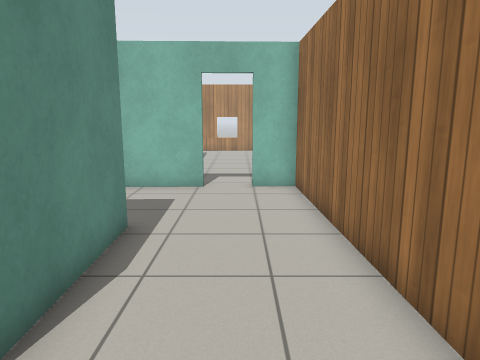
[1] (above)

23 first-person views from a walk through a world built for the Gazebo simulator. The camera is 1.2 m above the floor, tilts 10° down and sees 70° across. The floor is counted in squares, 0.5 m on a side. Each view is taken from the middle of a square. On the plan, view 1 faces up. The plan holds only what a view shows up to about 19 squares ahead; the rest is blank. Simple patterns stand in for the simulator's built-in surfaces.

[2]
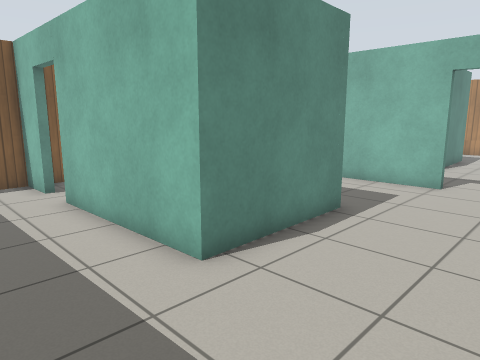

[3]
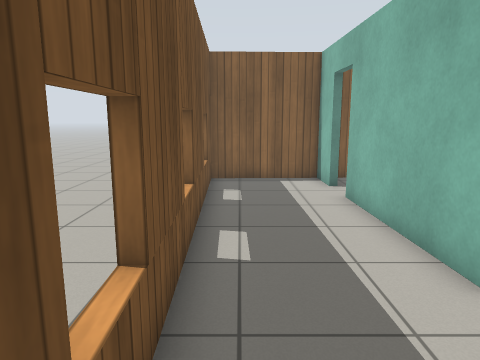

[4]
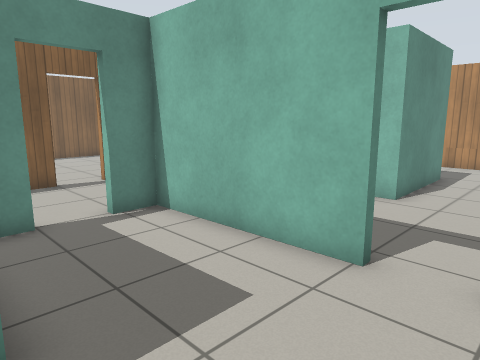

[5]
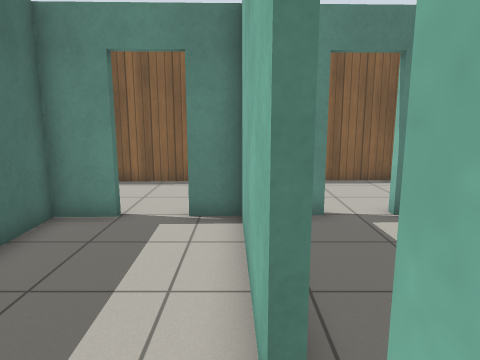

[6]
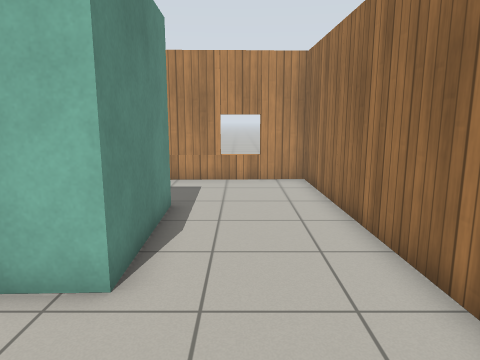

[7]
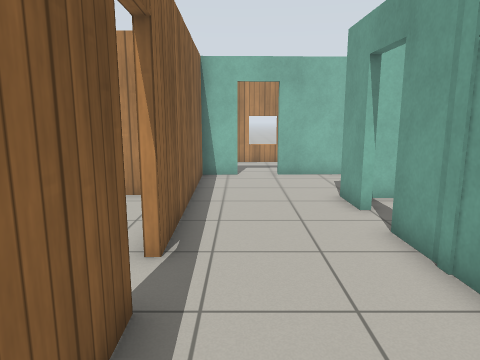

[8]
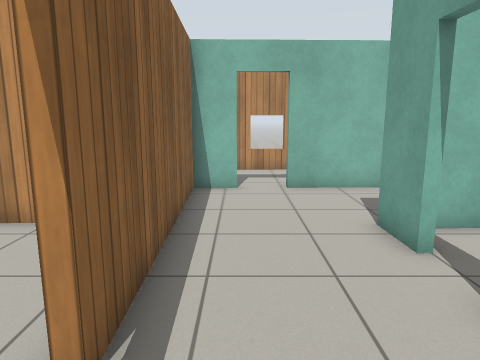

[9]
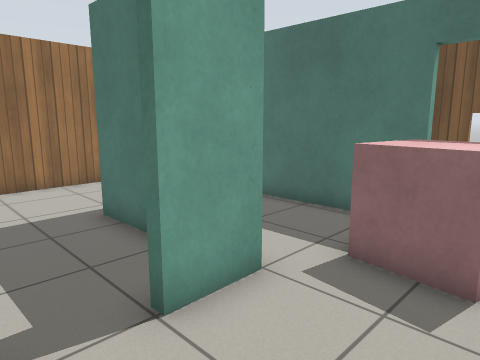

[10]
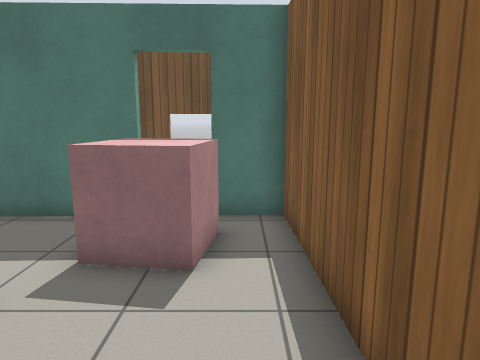

[11]
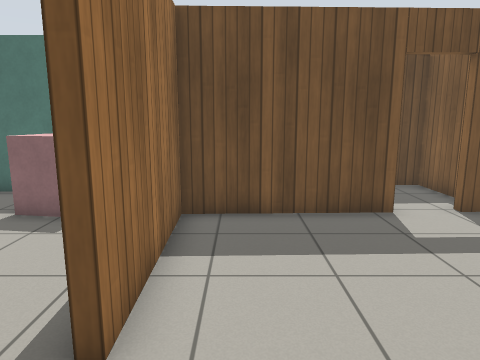

[12]
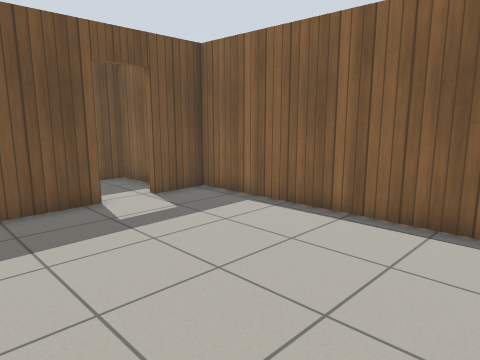

[13]
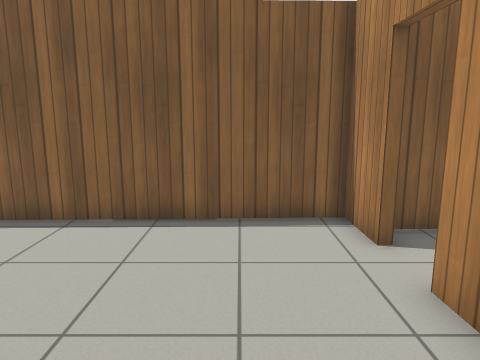

[14]
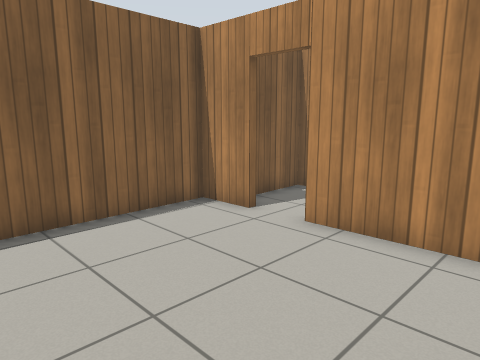

[15]
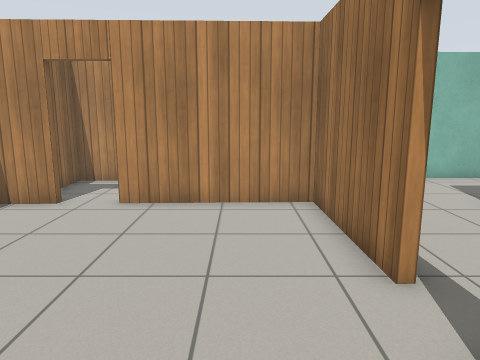

[16]
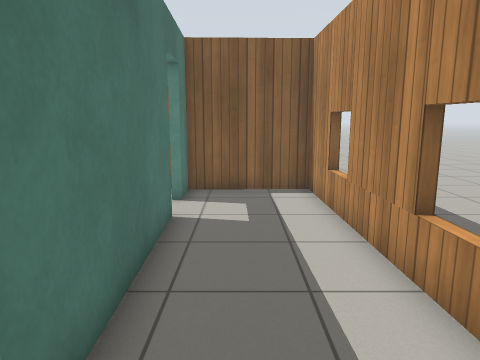

[17]
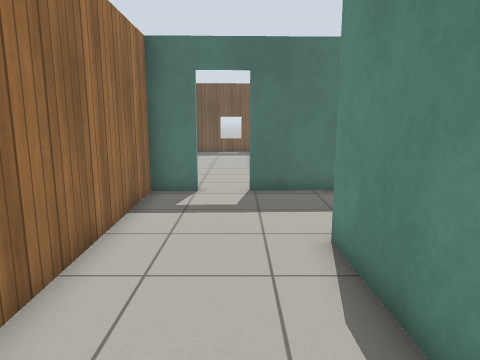

[18]
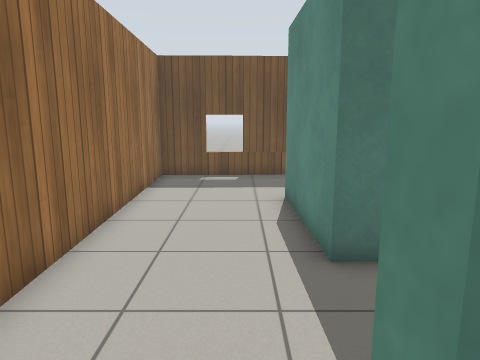

[19]
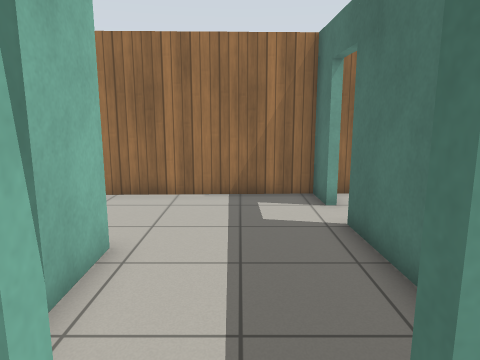

[20]
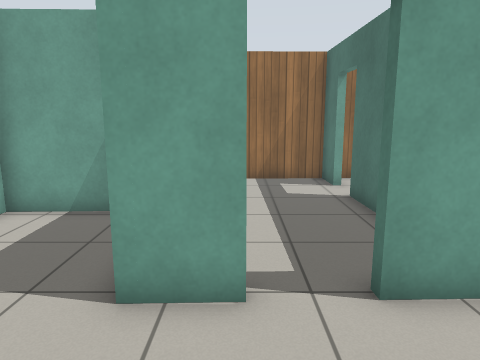

[21]
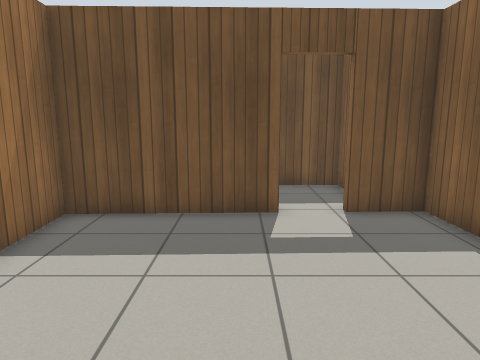

[22]
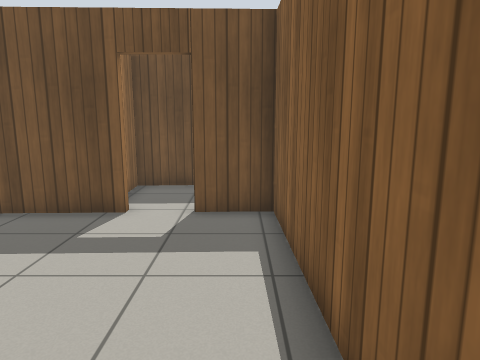

[23]
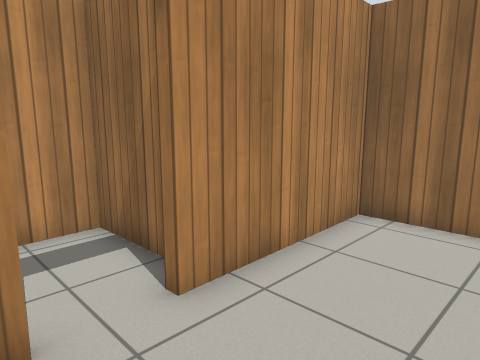

### Floor plan
Points are (right, up) in squares from view 1. A wall is a line through its corners. A room is listed if a view was taken in it or the views show most of it. See-through windows are left out.
Room 1 (views 1, 2, 3, 4, 5)
walls: (-7.3, 8.9) (-7.2, 7.3) (-2.5, 7.5) (-2.4, 2.5) (-8.6, 2.3); (-1.3, 12.2) (-7.4, 12) (-7.3, 10.7); (-10.2, 2.3) (-12.1, 2.2) (-12, -2.2) (2.4, -1.8) (2, 12.3) (0.5, 12.3)
ways out: open door at (-0.5, 12) to room 2; open door at (-9.5, 2.5) to room 3; open door at (-7.3, 9.7) to room 3
Room 2 (views 6, 16, 17, 18)
walls: (-9.3, 22.3) (-3, 22.5) (-2.8, 17.5) (-7, 17.4); (-4.5, 12.4) (-1.3, 12.5); (0.5, 12.3) (0.5, 12.6) (2, 12.6) (1.6, 26.8) (-12.8, 26.4) (-12.7, 22.2) (-11.1, 22.3)
ways out: open door at (-0.5, 12) to room 1; open door at (-10.5, 22) to room 3; open door at (-7.8, 15) to room 3
Room 3 (views 7, 8, 9, 10, 19, 20)
walls: (-7.7, 11.4) (-7.7, 14.2); (-7.8, 15.8) (-7.8, 17.7); (-12.3, 11.1) (-12.1, 2.5) (-10.2, 2.6); (-7.5, 6.9) (-7.6, 8.9); (-3.2, 19.4) (-3.3, 22.2); (-11.1, 21.9) (-12.6, 21.9) (-12.4, 12.7); (-5, 22.1) (-9.3, 22); (-8.6, 2.6) (-3.7, 2.7)
ways out: open door at (-9.5, 2.5) to room 1; open door at (-7.3, 9.7) to room 1; open door at (-10.5, 22) to room 2; open door at (-7.8, 15) to room 2; open door at (-12.7, 11.7) to room 4
objects: pink box (-10, 4) to (-9, 6)
Room 4 (views 11, 12, 13, 14, 15, 21, 22, 23)
walls: (-12.7, 12.7) (-12.8, 17.9) (-18.6, 17.7); (-18.2, 5.3) (-12.5, 5.5) (-12.6, 11.1); (-20.2, 17.7) (-22.2, 17.6) (-21.9, 5.2) (-20, 5.3)
ways out: open door at (-12.7, 11.7) to room 3; open door at (-19, 5) to room 5; open door at (-19.5, 18) to room 6
Room 5 (no view inside)
walls: (-20.7, 3.7) (-20.6, 1.5) (-17.2, 1.6) (-17.3, 2.8)
ways out: open door at (-19, 5) to room 4
Room 6 (no view inside)
walls: (-17.9, 18.9) (-18, 21.5) (-21.4, 21.4) (-21.3, 18.3)
ways out: open door at (-19.5, 18) to room 4

Where each view was taken, in squares from view 1:
view 1: 0 up, 0 right, facing up
view 2: 1 down, 2 right, facing up-left
view 3: 1 down, 2 right, facing left
view 4: 7 up, 1 right, facing up-left
view 5: 12 up, 1 right, facing left
view 6: 13 up, 1 left, facing up
view 7: 7 up, 11 left, facing up
view 8: 10 up, 11 left, facing up
view 9: 11 up, 11 left, facing down-right
view 10: 11 up, 11 left, facing down
view 11: 14 up, 14 left, facing down
view 12: 15 up, 14 left, facing down-left
view 13: 15 up, 14 left, facing left
view 14: 11 up, 14 left, facing up-left
view 15: 8 up, 15 left, facing up
view 16: 24 up, 1 left, facing left
view 17: 24 up, 1 left, facing down
view 18: 13 up, 1 left, facing down
view 19: 15 up, 9 left, facing right
view 20: 16 up, 12 left, facing right
view 21: 14 up, 17 left, facing down
view 22: 14 up, 21 left, facing down
view 23: 14 up, 21 left, facing up-right
